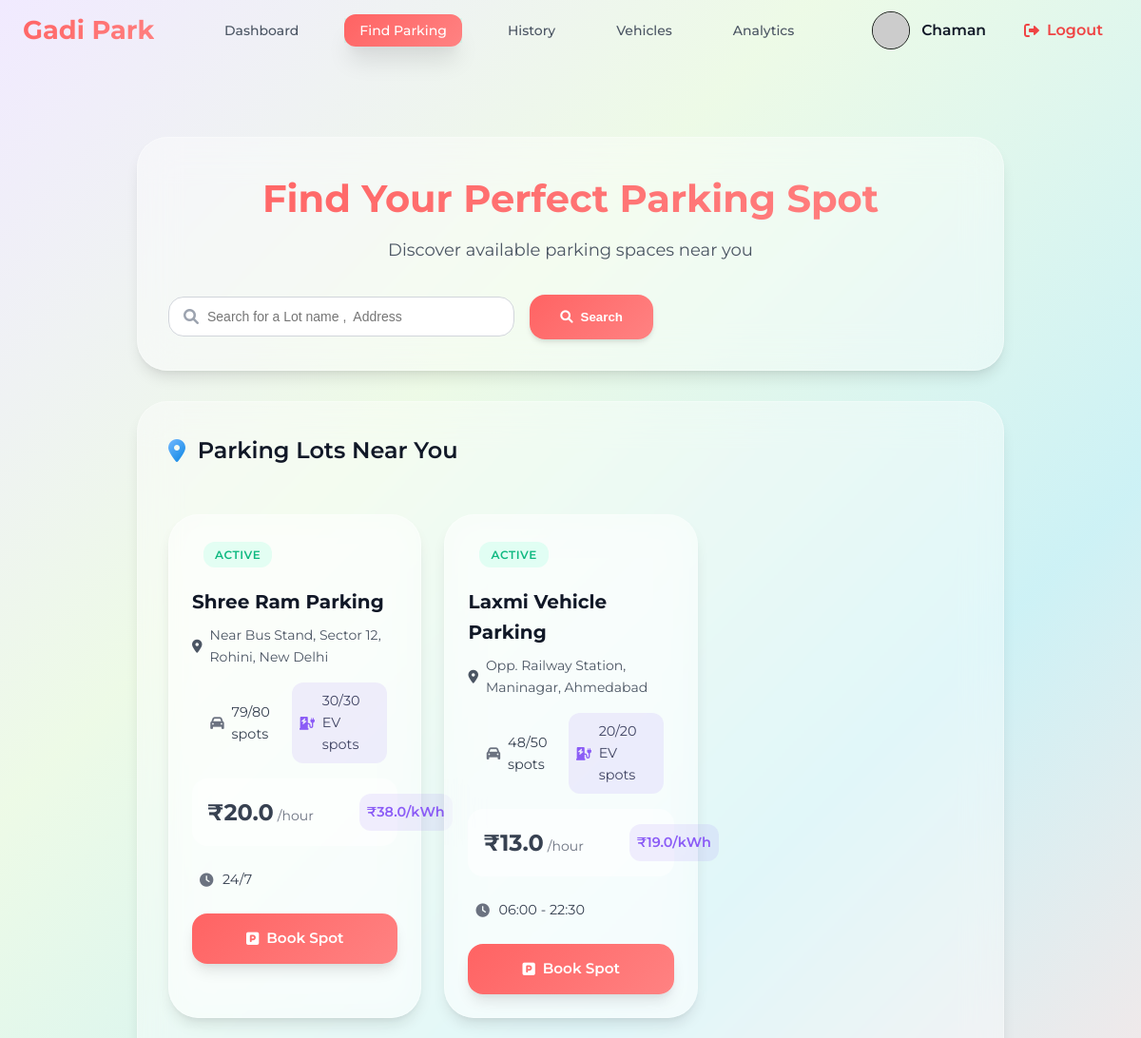
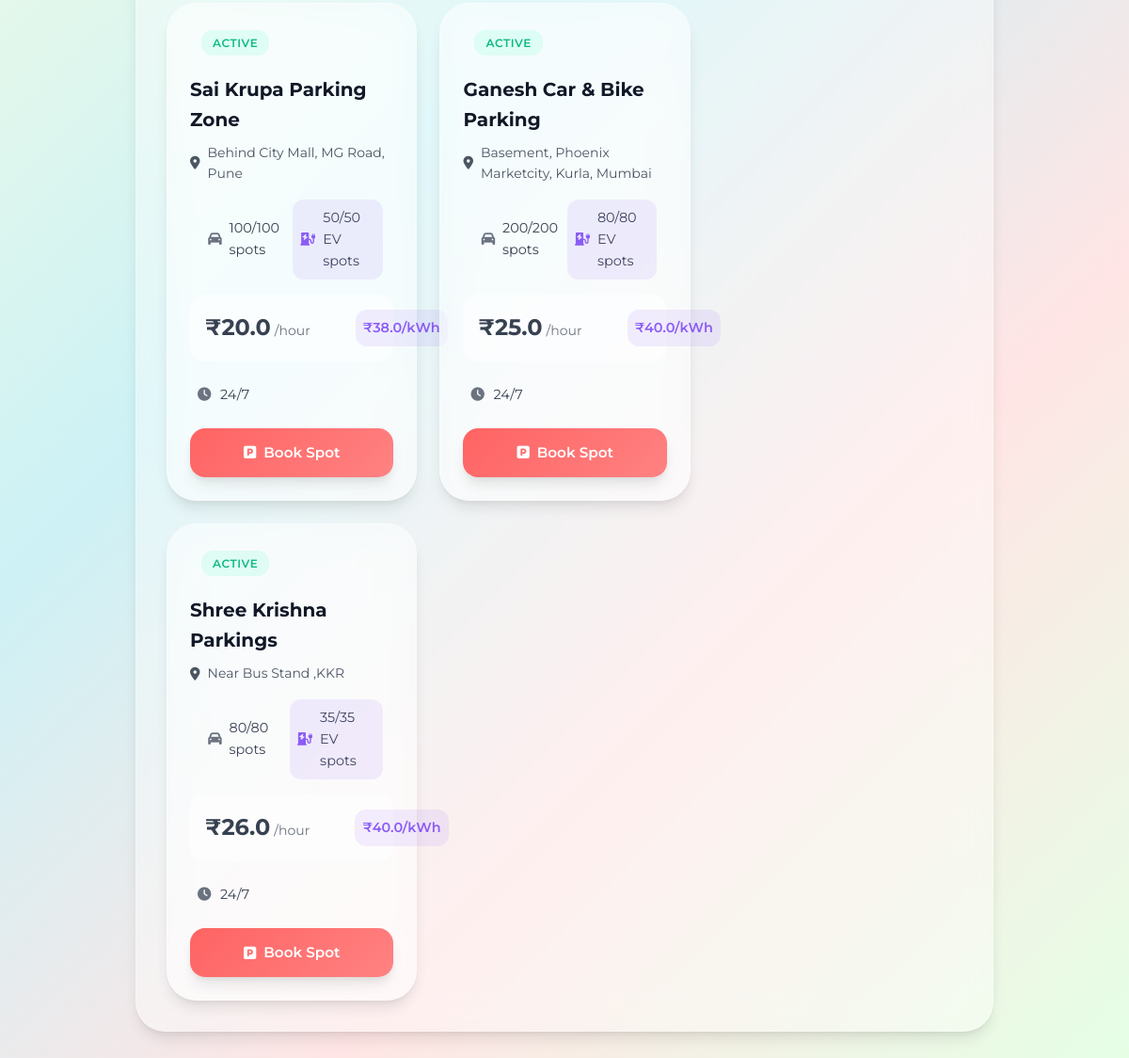
The page /find_parking (signed in) on the database its author committed (2 pictures, top to bottom).
### models/user.py (models this page shows, shortened)
class User(db.Model):
    __tablename__ = 'users'
    id=db.Column(db.Integer,primary_key=True)
    username=db.Column(db.String(80),unique=True,nullable=False)
    password_hash=db.Column(db.String(128),nullable=False)
    full_name=db.Column(db.String(80),nullable=True)
    is_admin=db.Column(db.Boolean,default=False)
    wallet_balance=db.Column(db.Float,default=0.00)
    total_parkings=db.Column(db.Integer,default=0)
    total_spendings=db.Column(db.Float,default=0)
    registration_date=db.Column(db.DateTime,default=db.func.current_timestamp())

### models/parking_lot.py (models this page shows, shortened)
class ParkingLot(db.Model):
    __tablename__ = 'parking_lots'
    id = db.Column(db.Integer, primary_key=True)
    name= db.Column(db.String(80), unique=True, nullable=False)
    address = db.Column(db.String(200), nullable=False)
    pincode = db.Column(db.String(10), nullable=False)
    hourly_rate = db.Column(db.Float, nullable=False)
    total_spots = db.Column(db.Integer, nullable=False)
    occupied_regular_spots = db.Column(db.Integer, default=0)
    occupied_ev_spots = db.Column(db.Integer, default=0)
    ev_spots = db.Column(db.Integer, default=0)
    ev_charging_rate = db.Column(db.Float, nullable=True)
    opening_time = db.Column(db.String(10), nullable=True)
    closing_time = db.Column(db.String(10), nullable=True)
    is_24_hours = db.Column(db.Boolean, default=False)
    description = db.Column(db.String(200), nullable=True)

### routes/user.py (the view)
@user_bp.route('/find_parking',methods=['POST','GET'])
@login_required
@user_required
def find_parking():
    user=User.query.get(session.get('user_id'))
    vehicles=Vehicle.query.filter_by(user_id=user.id)
    lots=ParkingLot.query.all()
    search=request.args.get('search','').strip()
    if search:
        lots=ParkingLot.query.filter(ParkingLot.name.ilike(f'%{search}%') | ParkingLot.address.ilike(f'%{search}%')).all()
    lot_id=request.args.get('lot_id')
    current_booking_time= request.args.get('current_booking_time')
    current_booking_date= request.args.get('current_booking_date')
    is_booked_by_user=Booking.query.filter_by(user_id=user.id).first()
    if is_booked_by_user:
        flash('You have any active bookings.', 'error')
        return redirect(url_for('user.user_dashboard'))
    lot = None
    if request.method == 'GET' and lot_id:
        lot = ParkingLot.query.filter_by(id=lot_id).first()
    return render_template('find_parking.html',lots=lots,lot=lot,vehicles=vehicles,current_booking_time=current_booking_time,current_booking_date=current_booking_date,user=user)

### Templates/find_parking.html (shortened to what this page needs)
{% extends "base.html" %}
{% block style %}
<link rel="stylesheet" href="{{url_for('static',filename='css/base.css')}}">
<link rel="stylesheet" href="{{url_for('static',filename='css/find_parking.css')}}">
<link rel="stylesheet" href="{{url_for('static',filename='css/modal.css')}}">
<link rel="stylesheet" href="https://cdnjs.cloudflare.com/ajax/libs/font-awesome/6.0.0/css/all.min.css">
{% endblock %}
{% block content %}
{% include "user_navbar.html" %}
<div class="user-main-content">
    <div class="search-section bg">
        <div class="search-header">
            <h1>Find Your Perfect Parking Spot</h1>
            <p>Discover available parking spaces near you</p>
        </div>
        <form action="{{url_for('user.find_parking')}}" class="search-form" method="get">
            <div class="search-container" id="search-container">
                <div class="search-box">
                    <i class="fas fa-search"></i>
                    <input type="search" placeholder="Search for a Lot name ,  Address" class="search-input" name="search" required>
                </div>
                <button type="submit" class="search-btn">
                    <i class="fas fa-search"></i>
                    Search
                </button>
            </div>
        </form>
    </div>
    <div class="parking-lots-section bg" style="padding: 2rem;">
        <div class="parking-header" >
            <h2>
                <i class="fas fa-map-marker-alt"></i>
                Parking Lots Near You
            </h2>
        </div>
        <div class="parking-lots-card-container">
            {% for lot in lots %}
            <div class="parking-lot-card bg" id="parking-lot-card" >
                <div class="card-header">
                    <div class="lot-status">
                        {% if lot.total_spots + lot.ev_spots == lot.occupied_regular_spots + lot.occupied_ev_spots %}
                            <div class="full lot-status">
                                Full
                            </div>
                        {% else %}
                            <div class="active lot-status">
                                Active
                            </div>
                        {% endif %}
                    </div>
                </div>
                <div class="card-content">
                    <h3 class="lot-name">{{ lot.name }}</h3>
                    <p class="lot-address">
                        <i class="fas fa-map-marker-alt"></i>
                        {{ lot.address }}
                    </p>
                    <div class="lot-features">
                        <div class="feature">
                            <i class="fas fa-car"></i>
                            <span>{{ lot.total_spots - lot.occupied_regular_spots }}/{{ lot.total_spots }} spots</span>
                        </div>
                        {% if lot.ev_spots > 0 %}
                        <div class="feature ev">
                            <i class="fas fa-charging-station"></i>
                            <span>{{ lot.ev_spots - lot.occupied_ev_spots }}/{{ lot.ev_spots }} EV spots</span>
                        </div>
                        {% endif %}
                    </div>
                    <div class="pricing-info">
                        <div class="price-main">
                            <span class="price">₹{{ lot.hourly_rate }}</span>
                            <span class="price-unit">/hour</span>
                        </div>
                        {% if lot.ev_spots > 0 %}
                        <div class="price-ev">
                            <span class="ev-price">₹{{ lot.ev_charging_rate }}/kWh</span>
                        </div>
                        {% endif %}
                    </div>
                    <div class="feature">
                        <i class="fas fa-clock"></i>
                        <span>
                            {% if lot.is_24_hours %}
                                24/7
                            {% else %}
                                {{ lot.opening_time }} - {{ lot.closing_time }}
                            {% endif %}
                        </span>
                    </div>
                </div>
                <div class="card-actions">
                    {% if lot.total_spots + lot.ev_spots == lot.occupied_regular_spots + lot.occupied_ev_spots %}
                    {%else%}
                    <a href="{{ url_for('booking.booking', lot_id=lot.id) }}" class="book-spot-btn btn-style">
                        <i class="fas fa-parking"></i>
                        Book Spot
                    </a>
                    {%endif%}
                </div>
            </div>
            {% endfor %}
            </div>
        </div>
    </div>
{% endblock %}

### Templates/user_navbar.html
{%extends "base.html" %}
{%block style%}
<link rel="stylesheet" href="{{url_for('static',filename='css/user_navbar.css')}}">
{%endblock%}
{%block content %}
{% set current_path = request.path %}
<nav class="top-navbar">
        <div class="nav-container">
            <div class="logo">
                <h2>Gadi Park</h2>
            </div>
            <ul class="nav-links">
                <li class="{% if current_path == url_for('user.user_dashboard')%}active{%endif%}"><a href="{{ url_for('user.user_dashboard') }}">Dashboard</a></li>
                <li class="{% if current_path == url_for('user.find_parking')%}active{%endif%}"><a href="{{ url_for('user.find_parking') }}">Find Parking</a></li>
                <li class="{% if current_path == url_for('user_activity.history')%}active{%endif%}"><a href="{{url_for('user_activity.history')}}">History</a></li>
                <li class="{% if current_path == url_for('user.vehicle')%}active{%endif%}"><a href="{{url_for('user.vehicle')}}">Vehicles</a></li>
                <li class="{% if current_path == url_for('user.user_charts')%}active{%endif%}"><a href="{{url_for('user.user_charts')}}">Analytics</a></li>
            </ul>
            <div class="user-actions">
                <a href="{{url_for('profile.profile')}}">
                    <div class="user-profile">
                        <div class="profile-avatar">
                            <img src="https://api.dicebear.com/9.x/open-peeps/svg?seed={{ username }}&backgroundColor=transparent&radius=50"alt="Profile Avatar"class="profile-avatar"/>
                        </div>
                        <span class="user-name">{{ user.full_name }}</span>
                    </div>
                </a>
                <a href="{{url_for('auth.logout')}}" class="logout-btn">
                    <i class="fas fa-sign-out-alt"></i>
                    <span>Logout</span>
                </a>
            </div>
        </div>
    </nav>
{%endblock%}

### Static/css/base.css (style rules this page uses)
:root { --main-gradient: linear-gradient(135deg, #FF6363 0%, #FF8282 100%); --gradient-blue: linear-gradient(135deg, #74b9ff 0%, #0984e3 100%); --gradient-purple: linear-gradient(135deg, #a29bfe 0%, #5044ad 100%); --gradient-pink: linear-gradient(135deg, #fd79a8 0%, #ff47fc 100%); --gradient-green: linear-gradient(135deg, #00b894 0%, #55efc4 100%); --gradient-orange: linear-gradient(135deg, #e17055 0%, #fdcb6e 100%); --gradient-red: linear-gradient(135deg, #e17055 0%, #ff1100 100%); --gradient-gray: linear-gradient(135deg, #dfe6e992 0%, #b2bec399 100%); --bg-gradient-main: linear-gradient(135deg, #F1EAFF 0%, #ecfae5f0 25%, #cbf1f5f5 50%, #FFE5E5 75%, #E5FFE5 100%); --bg-gradient-soft: linear-gradient(135deg, #ffeaa7 0%, #fab1a0 100%); --bg-gradient-cool: linear-gradient(135deg, #a8edea 0%, #fed6e3 100%); --white: #ffffff; --gray-50: #f9fafb; --gray-100: #f3f4f6; --gray-200: #e5e7eb; --gray-300: #d1d5db; --gray-400: #9ca3af; --gray-500: #6b7280; --gray-600: #4b5563; --gray-700: #374151; --gray-800: #1f2937; --gray-900: #111827; --shadow-sm: 0 1px 2px 0 rgba(0, 0, 0, 0.05); --shadow: 0 1px 3px 0 rgba(0, 0, 0, 0.1), 0 1px 2px 0 rgba(0, 0, 0, 0.06); --shadow-md: 0 4px 6px -1px rgba(0, 0, 0, 0.1), 0 2px 4px -1px rgba(0, 0, 0, 0.06); --shadow-lg: 0 10px 15px -3px rgba(0, 0, 0, 0.1), 0 4px 6px -2px rgba(0, 0, 0, 0.05); --shadow-xl: 0 20px 25px -5px rgba(0, 0, 0, 0.1), 0 10px 10px -5px rgba(0, 0, 0, 0.04); --shadow-2xl: 0 20px 25px -5px rgba(0, 0, 0, 0.208), 0 10px 10px -5px rgba(0, 0, 0, 0.04); --radius-sm: 0.375rem; --radius: 0.5rem; --radius-md: 0.75rem; --radius-lg: 1rem; --radius-xl: 1.5rem; --radius-2xl: 2rem; --refresh-btn-color:rgb(5, 84, 104); --available-color: #10b924aa; --occupied-color: #ef4444; --ev-color: #8b5cf6; --regular-color:#ffc0cb; --border-color: #ef4444; --transition: all 0.3s cubic-bezier(0.4, 0, 0.2, 1); --electric-color:rgb(255, 37, 248) (0.4, 0, 0.2, 1); }
* { margin: 0; padding: 0; box-sizing: border-box; }
body { font-family: 'Inter', sans-serif; background: var(--bg-gradient-main); color: var(--gray-800); line-height: 1.6; height: 100%; font-family: "Montserrat", sans-serif; }
.user-main-content { width: 80%; margin: 0 auto; padding: 80px 1.5rem 2rem; }
.bg { background: rgba(255, 255, 255, 0.4); backdrop-filter: blur(20px); border-radius: var(--radius-2xl); box-shadow: var(--shadow-lg); border: 1px solid rgba(255, 255, 255, 0.3); }
.btn-style { background: var(--main-gradient); color: white; border: none; padding: 0.875rem 1.5rem; border-radius: var(--radius-lg); font-weight: 600; cursor: pointer; transition: var(--transition); display: flex; align-items: center; gap: 0.5rem; box-shadow: var(--shadow-lg); font-size: 0.95rem; }
.search-container { display: flex; justify-content: space-between; align-items: center; gap: 0rem; }
.search-box { position: relative; flex: 1; max-width: 500px; display: flex; gap: 0.5rem; }
.search-box i { position: absolute; left: 1rem; top: 50%; transform: translateY(-50%); color: var(--gray-400); }
.search-btn { display: flex; align-items: center; gap: 0.5rem; padding: 1rem 2rem; background: var(--main-gradient); color: var(--white); border: none; border-radius: var(--radius-lg); font-weight: 600; cursor: pointer; transition: var(--transition); box-shadow: var(--shadow-md); margin-right: 21rem; }
.search-box input { width: 100%; padding: 0.75rem 1rem 0.75rem 2.5rem; border: 1px solid var(--gray-300); border-radius: var(--radius-lg); font-size: 0.875rem; background: var(--white); transition: var(--transition); }
.parking-lots-section { padding: 2rem; }
.parking-lots-card-container { display: flex; flex-wrap: wrap; gap: 1.5rem; margin-top: 1.5rem; }
.parking-lot-card { padding: 1.5rem; transition: var(--transition); }
.card-header { display: flex; justify-content: space-between; align-items: center; margin-bottom: 1rem; }
.lot-status { padding: 0.25rem 0.75rem; border-radius: var(--radius-md); font-size: 0.75rem; font-weight: 600; text-transform: uppercase; letter-spacing: 0.05em; }
.active { background: rgba(17, 255, 176, 0.1); color: #10b981; }
.card-content h3 { font-size: 1.25rem; font-weight: 700; color: var(--gray-900); margin-bottom: 0.5rem; }
.lot-address { display: flex; align-items: center; gap: 0.5rem; color: var(--gray-600); margin-bottom: 0.25rem; font-size: 0.875rem; }
.booking-date, .user-name-small, .lot-name, .start-time, .amount { font-weight: 500; color: var(--gray-900); }

### rows shown on the page
User: full_name "Chaman"
ParkingLot: shows "ACTIVE", name "Shree Ram Parking", address "Near Bus Stand, Sector 12, Rohini, New Delhi", lot.total_spots-lot.occupied_regular_spots "79", total_spots "80", lot.ev_spots-lot.occupied_ev_spots "30", ev_spots "30", hourly_rate "20.0", ev_charging_rate "38.0", is_24_hours "24/7"
ParkingLot: shows "ACTIVE", name "Laxmi Vehicle Parking", address "Opp. Railway Station, Maninagar, Ahmedabad", lot.total_spots-lot.occupied_regular_spots "48", total_spots "50", lot.ev_spots-lot.occupied_ev_spots "20", ev_spots "20", hourly_rate "13.0", ev_charging_rate "19.0", opening_time "06:00", closing_time "22:30"
ParkingLot: shows "ACTIVE", name "Sai Krupa Parking Zone", address "Behind City Mall, MG Road, Pune", lot.total_spots-lot.occupied_regular_spots "100", total_spots "100", lot.ev_spots-lot.occupied_ev_spots "50", ev_spots "50", hourly_rate "20.0", ev_charging_rate "38.0", is_24_hours "24/7"
ParkingLot: shows "ACTIVE", name "Ganesh Car & Bike Parking", address "Basement, Phoenix Marketcity, Kurla, Mumbai", lot.total_spots-lot.occupied_regular_spots "200", total_spots "200", lot.ev_spots-lot.occupied_ev_spots "80", ev_spots "80", hourly_rate "25.0", ev_charging_rate "40.0", is_24_hours "24/7"
ParkingLot: shows "ACTIVE", name "Shree Krishna Parkings", address "Near Bus Stand ,KKR", lot.total_spots-lot.occupied_regular_spots "80", total_spots "80", lot.ev_spots-lot.occupied_ev_spots "35", ev_spots "35", hourly_rate "26.0", ev_charging_rate "40.0", is_24_hours "24/7"
